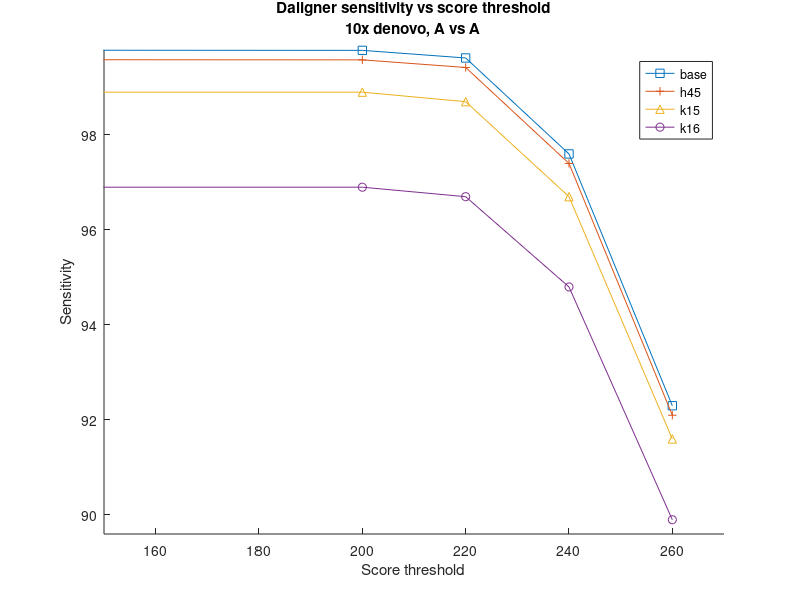
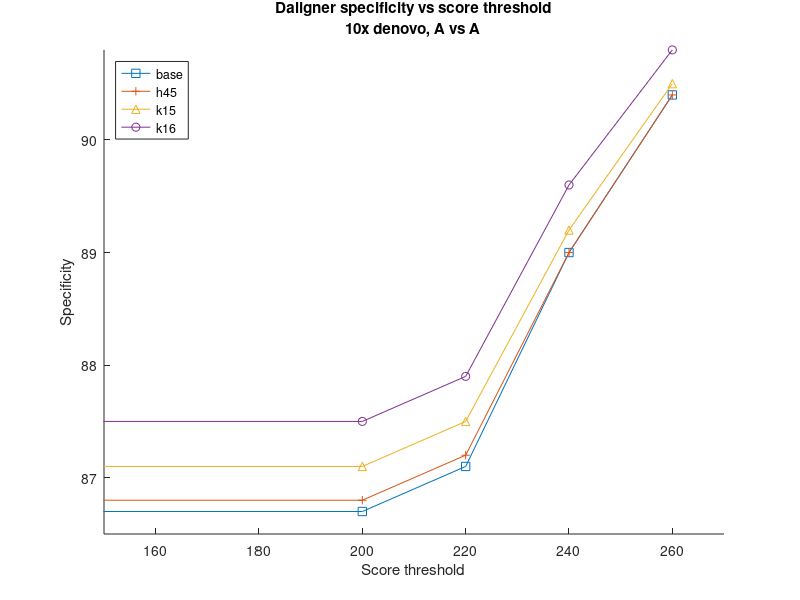

These figures' MATLAB source, in order:

% plot sensitivity vs score thres and number of seeds
% darwin, 20x ref

% x = [0, 200, 400, 600, 800];
% sens = [[100, 99.8, 98.6, 94.7, 88.7],
%      [100, 99.9, 98.6, 94.7, 88.6],
%      [99.98, 99.90, 98.6, 94.6, 88.5],
%      [98.4, 98.3, 97.0, 93.1, 87.0],
%      [94.3, 94.2, 92.9, 89.2, 83.4]];
% spec = [[95.9, 96.3, 97.2, 97.7, 98.1],
%         [96.0, 96.4, 97.2, 97.6, 97.9],
%         [96.5, 96.8, 97.3, 97.6, 97.9],
%         [96.8, 97.0, 97.4, 97.6, 97.8],
%         [96.9, 97.1, 97.4, 97.6, 97.8]];
% rows nXXX: 1400, 800, 400, 200, 150
 
% hold on % retain old plots when plotting new ones
%  plot(x, sens(1,:),'-s','MarkerSize', 5);
%  plot(x, sens(2,:),'-o','MarkerSize', 5);
%  plot(x, sens(3,:),'-x','MarkerSize', 5);
%  plot(x, sens(4,:),'-^','MarkerSize', 5);
%  plot(x, sens(5,:),'-+','MarkerSize', 5);
%  title('Darwin sensitivity vs score threshold, 20x reference-based')
%  xlabel('Score threshold')
%  ylabel('Sensitivity (%)')
%  legend('n1400','n800','n400','n200','n150')
% hold off
% figure;
% hold on
%  plot(x, spec(1,:),'-s','MarkerSize', 5);
%  plot(x, spec(2,:),'-o','MarkerSize', 5);
%  plot(x, spec(3,:),'-x','MarkerSize', 5);
%  plot(x, spec(4,:),'-^','MarkerSize', 5);
%  plot(x, spec(5,:),'-+','MarkerSize', 5);
%  title('Darwin specificity vs score threshold, 20x reference-based')
%  xlabel('Score threshold')
%  ylabel('Specificity (%)')
%  legend({'n1400','n800','n400','n200','n150'},'Location','northwest')
% hold off
%%%%%%%%%%%%%%%%%%%
% plot max sensitivity and runtime vs num_seeds (darwin), 20x ref
% runtime = [62, 47, 37, 32, 30];
% max_sens = [100, 100, 99.98, 98.4, 94.3];
% num_seeds = [1400, 800, 400, 200, 150];
% 
% figure;
%  yyaxis left
%  plot(num_seeds, max_sens,'-s')
%  axis([100 1500 90 100])
%  title('Runtime Darwin vs number of seeds, 20x reference-based')
%  xlabel('Number of seeds')
%  ylabel('Maximum sensitivity')
%  yyaxis right
%  plot(num_seeds, runtime,'-^')
%  ylabel('Runtime (s)')
%  axis([100 1500 25 65])
%  legend({'Maximum sensitivity','Runtime'},'Location','southeast')
%%%%%%%%%%%%%%%%%%%%%%%
% daligner l setting, sens, spec, 20x ref
%  labels = {' l1000',' l900',' l800',' l700',' l600',' l500',' l400',' l300',' l200',' l100'};
%  sens = [89.1, 91.7, 94.0, 95.9, 97.6, 98.8, 99.5, 99.8, 99.97, 100];
%  spec = [97.9, 97.8, 97.6, 97.4, 97.2, 96.9, 96.7, 96.4, 96.0, 95.2];
%  plot(sens,spec,'-o')
%  text(sens,spec,labels,'VerticalAlignment','bottom')
%  xlabel('Sensitivity')
%  ylabel('Specificity')
%  axis([88 101 95 98.5])
%  title({'Sensitivity and specificity of Daligner for different settings','20x reference-based'})
%%%%%%%%%%%%%%%%%%%%%%%
% darwin, 10x, denovo, ref vs ref
% N = 1400, seed_occ = 64, CBT: 1 64 64
% w = [2,3,4,5,6,7,9,13];
% sens = [98.4,99.09,99.34,99.33,99.20,99.05,98.4,95.9];
% runtimes = [94.5, 103.4, 105.6, 105.7, 114.9, 117.2,114.0,104.4];
% hold on;
% yyaxis left
% plot(w,sens,'-s')
% ylabel('Sensitivity')
% title({'Sensitivity and runtime of Darwin','10x denovo A vs A'})
% yyaxis right
% plot(w,runtimes,'-o')
% xlabel('Window size')
% ylabel('Runtime (s)')
%%%%%%%%%%%%%%%%%%%%%%%
% darwin, 10x denovo, ref vs ref
% sens and spec for different N and S
% s = [400, 600, 650, 700, 750];
% sens = [[99.33,99.33,99.16,97.0,93.7],
%         [98.9,98.9,98.7,96.5,93.0],
%         [97.8,97.8,97.6,95.2,91.5]];
% spec = [[78.2,85.0,87.4,89.3,90.0],
%         [78.8,85.4,87.8,89.7,90.4],
%         [80.1,86.2,88.6,90.5,91.1]];
%     
% hold on
% plot(s,sens(1,:),'-s')
% plot(s,sens(2,:),'-+')
% plot(s,sens(3,:),'-^')
% axis([400 755 91 inf])
% line([400 750],[100 100])
% ylabel('Sensitivity')
% xlabel('Score threshold')
% title({'Darwin sensitivity vs score threshold','10x denovo A vs A'})
% legend('n1400','n1100','n800')
% figure; hold on;
% s(1) = 0;
% plot(s,spec(1,:),'-s')
% plot(s,spec(2,:),'-+')
% plot(s,spec(3,:),'-^')
% axis([400 755 78 92])
% line([400 750],[100 100])
% ylabel('Specificity')
% xlabel('Score threshold')
% title({'Darwin specificity vs score threshold','10x denovo A vs A'})
% legend('n1400','n1100','n800')
%%%%%%%%%%%%%%%%%%%%
% daligner, 10x denovo, ref vs ref, 
% but ref vs read have very similar results
s = [0,200,220,240,260];
sens = [[99.79,99.78,99.62,97.6,92.3],
        [99.59,99.58,99.42,97.4,92.1],
        [98.9,98.9,98.7,96.7,91.6],
        [96.9,96.9,96.7,94.8,89.9]];
spec = [[86.7,86.7,87.1,89.0,90.4],
        [86.8,86.8,87.2,89.0,90.4],
        [87.1,87.1,87.5,89.2,90.5],
        [87.5,87.5,87.9,89.6,90.8]];
hold on;
plot(s,sens(1,:),'-s')
plot(s,sens(2,:),'-+')
plot(s,sens(3,:),'-^')
plot(s,sens(4,:),'-o')
axis([150 270 89.6 inf])
line([150 270],[100 100])
ylabel('Sensitivity')
xlabel('Score threshold')
title({'Daligner sensitivity vs score threshold','10x denovo, A vs A'})
legend('base','h45','k15','k16')
figure; hold on;
plot(s,spec(1,:),'-s')
plot(s,spec(2,:),'-+')
plot(s,spec(3,:),'-^')
plot(s,spec(4,:),'-o')
axis([150 270 86.5 inf])
ylabel('Specificity')
xlabel('Score threshold')
title({'Daligner specificity vs score threshold','10x denovo, A vs A'})
legend('base','h45','k15','k16','Location','northwest')
%%%%%%%%%%%%%%%%%











